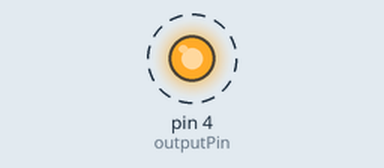
Bench run of a sketch on a simulated Arduino Uno, built with avr-gcc and run on an emulated ATmega328P. On the bench: output pins drawn as LEDs (lit = HIGH). Dashed ring = blinking.

Above: at 0.5 s.
Timing chart, 0 to 4.6 s (numbered marks = the images above):
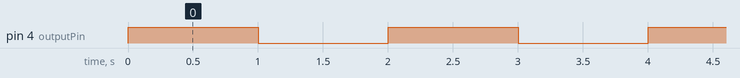

Measured:
- by itself, pin 4 (outputPin): alternates HIGH for 1.0 s and LOW for 1.0 s

The sketch:

Signal_Generator.ino
```cpp
/*
  Signal Generator on ATTiny 13A
  My Arduino IDE Settings: https://i.imgur.com/gAp5znc.png
  Follow this guide for setup: https://create.arduino.cc/projecthub/taunoerik/programming-attiny13-with-arduino-uno-07beba
  W-Seminar Project: "Hacken von Sprachassistenten mithilfe von Audio-Injektion durch Laser"
  (c) Tom Gaimann, 2020
*/


int outputPin = 4;
long period = 1000;

void setup() {
 pinMode(outputPin, OUTPUT);
}

void loop() {
 digitalWrite(outputPin, HIGH);
 delay(period);
 digitalWrite(outputPin, LOW);
 delay(period);
}
```
